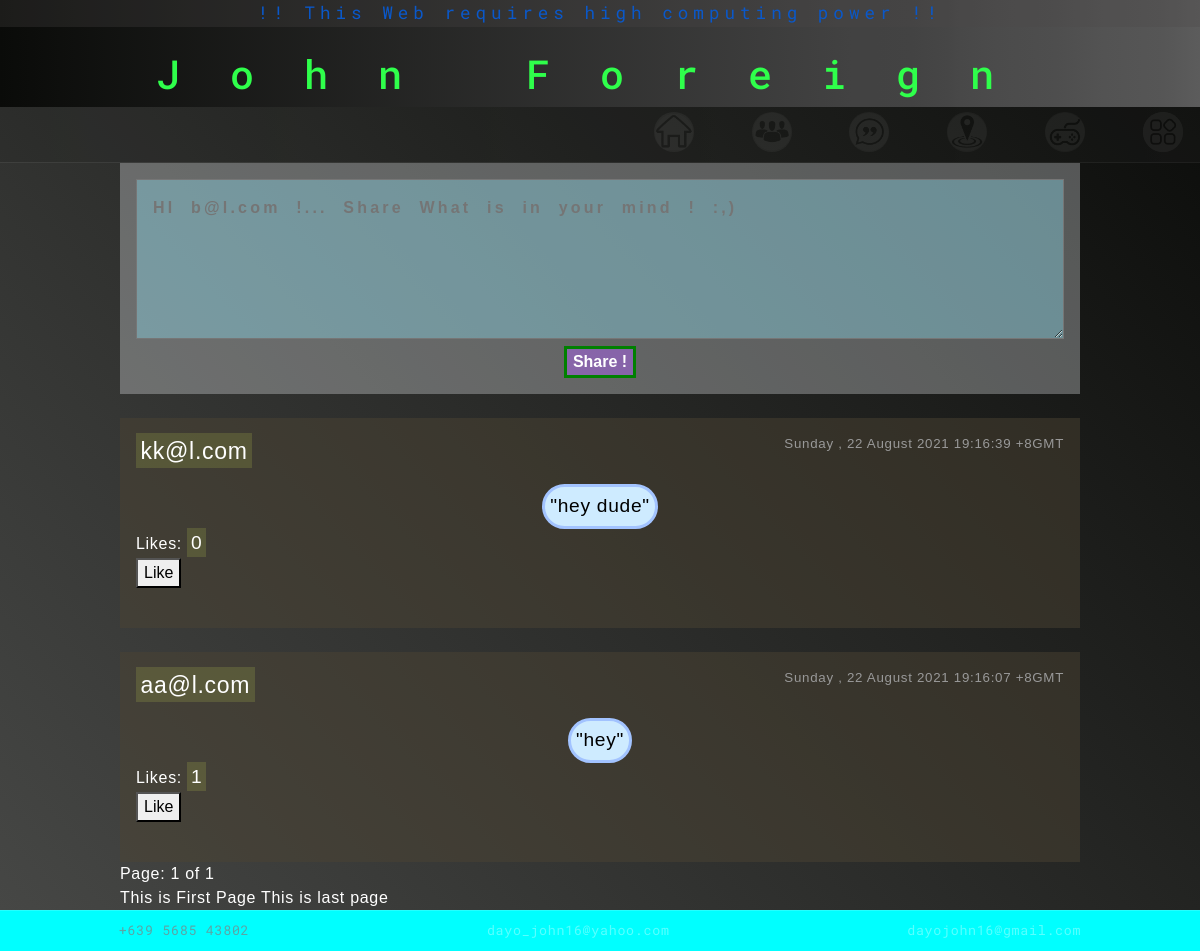
Page /a_social_network/ (signed in) on the committed database.
### app_mail/models.py (models this page shows)
class User(AbstractUser):
    pass

### a_social_network/models.py (models this page shows, shortened)
class Name(models.Model):
    user = models.CharField(max_length=64)
    content = models.TextField(max_length=64)
    timestamp = models.CharField(max_length=64)
    likes = models.ManyToManyField('app_mail.User', default=None, blank=True, related_name='post_likes')
    following = models.ManyToManyField('app_mail.User', default=None, blank=True, related_name='following')

### a_social_network/views.py (the view)
# urls.py: path("", views.index, name="index"),
def index(request):
    posts = Name.objects.all().order_by('id').reverse()
    vuser = request.user.username
    xuser = request.user
    pgntr = Paginator(posts,10)
    pn = request.GET.get('page')
    pgobj = pgntr.get_page(pn)
    return render(request, "a_social_network/index.html" , {
        "posts":pgobj,
        "vuser": vuser,
        "xuser" : xuser
    })

### a_social_network/templates/a_social_network/index.html (shortened to what this page needs)
{% extends "a_index/layout.html" %}
{% block body %}
{% load static %}
<link rel="stylesheet" href="{% static 'a_social_network/index.css' %}">
{% if user.is_authenticated %}
<div class="container-share">
    <div>
        <form action="{% url 'social_network:submit' %}" method="POST">{% csrf_token %}
            <textarea placeholder="HI {{vuser}} !... Share What is in your mind ! :,)" name="content" style="width: 100%;" required></textarea><br>
            <button type="submit" onclick="share(id)" id="{{request.user}}"><b>Share !</b></button>
        </form>
    </div>
</div>
{% endif %}
    <div>
        <div class="container-post">
            <div id="container-post-sub">
                {% for p in posts %}
                    <br>
                <div class="container-post-each">
                    <p class="time left-a">{{p.timestamp}} +8GMT</p>
                        <p>  <a href="{% url 'social_network:users' username=p.user %}">{{p.user}}</a></p>
                        <div>
                            <p id="con-{{p.id}}" style="    border-radius: 25px; color: black;background-color: rgb(206, 235, 255); border: 3px rgb(162, 195, 255) solid; width: fit-content; margin: auto; padding: 5px;">"{{p.content}}"</p>
                            Likes: <a class="lc-{{p.id}}">{{p.likes.all.count}}</a>
                            <br>
                            {% if p.user == request.user.username %}
                                <div id="create-posts" style="width: fit-content; background-color: rgb(255, 230, 183); border: 3px solid orange;">
                                    <div class="edit" id="same_user{{p.id}}">
                                        <input class="con{{p.id}}" name="newcon" value="{{p.content}}">
                                        <button onclick="Edit(id)"  id="{{p.id}}">Save</button>
                                    </div>
                                    <button onclick="toogle_edit(id)"  id="{{p.id}}" class="t{{p.id}}">Edit</button>
                                    <div class="delete" id="same_user">
                                        <form method="POST" action="{% url 'social_network:delete' post_id=p.id %}">
                                            {%csrf_token%}
                                            <button>delete</button>
                                        </form>
                                    </div>
                                </div>
                            {% else %}
                                    <div id="create-posts" style="width: fit-content;">
                                        {% if request.user.is_authenticated %}
                                        {% if request.user in p.likes.all %}
                                            <button class="ul-{{p.id}}" id="{{p.id}}" onclick="UnLike(id)">UNlike</button>
                                        {% else %}
                                            <button class="l-{{p.id}}" id="{{p.id}}" onclick="Like(id)">Like</button>
                                        {% endif %}
                                        {% endif %}
                                    </div>
                            {% endif %}
                            <br>
                        </div>
                </div>
                {% endfor %}
            </div>
        </div>
        {% if posts.number %}
            Page: {{posts.number}} of {{posts.paginator.num_pages}}
        {%endif%}
        <br>
        {% if posts.has_previous %}
            <a href="?page={{ posts.previous_page_number }}" >Previous</a>
            {% else %}
            This is First Page
        {% endif %}
        {% if posts.has_next %}
            <a href="?page={{ posts.next_page_number }}" >Next</a>
            {% else %}
            This is last page
        {% endif %}
    </div>
{% endblock %}

### a_index/static/a_blog/blog.css (style rules this page uses)
body { background-color: aqua; }
p { font-size: larger; }

### a_index/static/a_street_race/street_race.css (style rules this page uses)
.time { float:right; color: #999; font-size: smaller; }

### a_index/static/a_index/styles.css (style rules this page uses)
body { background-color: violet; }
body,html { margin:0; padding: 0; background-color: violet; color: white; font-family: 'Mukta', sans-serif; letter-spacing: 0.7px; }

### a_social_network/static/a_social_network/index.css (style rules this page uses)
body { background-color: aqua; }
.container-share { background-color: rgba(248, 250, 255, 0.295); text-align: center; padding: 1rem; height: fit-content; }
.container-share textarea { background-color: rgba(142, 231, 253, 0.356); color: white; padding: 1em; height: 10rem; font-family: sans-serif; letter-spacing: 0.2rem; word-spacing: 0.5rem; font-weight: 550; }
.container-share button { background-color: rgba(180, 100, 255, 0.445); border: solid green 3px; color: white; }
.container-post-each { background-color: rgba(75, 67, 52, 0.479); padding: 1rem; }
.container-post-each a { text-decoration: none; color: rgb(255, 255, 255); font-size: larger; background-color: rgba(230, 255, 91, 0.137); padding: 0.2em; }
.left-a { justify-content: left; text-align: left; }

### rows in the picture
User: content "HI b@l.com !... Share What is in your mind ! :,)"
Name: timestamp "Sunday , 22 August 2021 19:16:39", user "kk@l.com", content "hey dude", likes.all.count "0"
Name: timestamp "Sunday , 22 August 2021 19:16:07", user "aa@l.com", content "hey", likes.all.count "1"

### other values in the picture
{{ posts.number }} "1"
{{ posts.paginator.num_pages }} "1"
